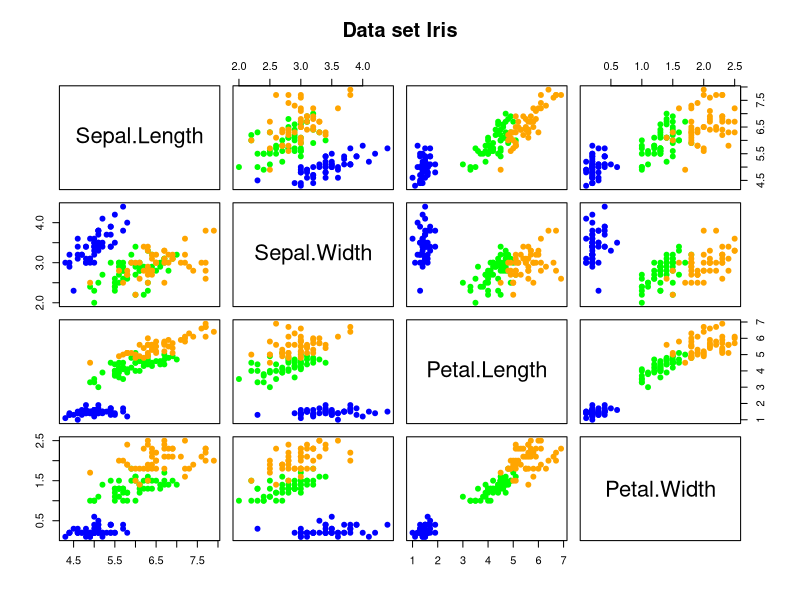
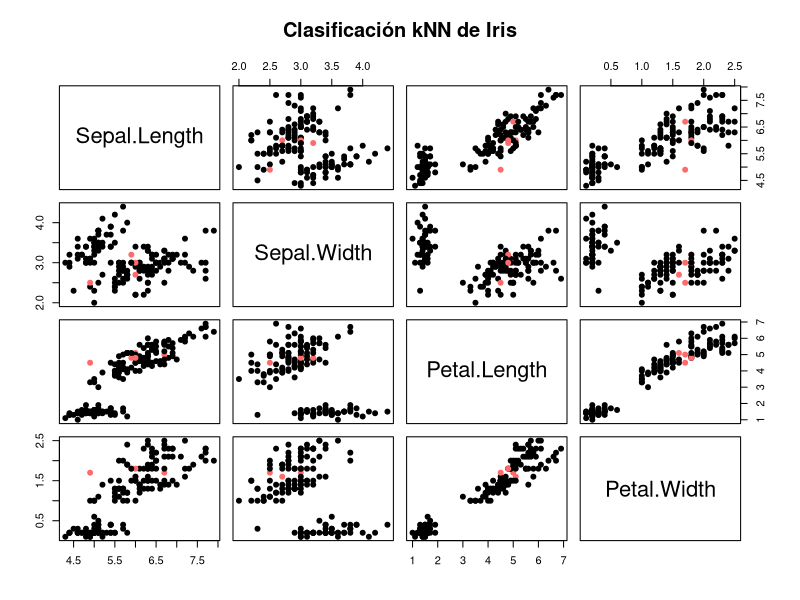

Write R code to recreate these figures, in order.

#______ kNN_______
#K-vecinos próximos

library(MASS)

# Cargar los datos iris

Z<-as.data.frame(iris)

# Definir la matriz de datos y la variable respuesta
# Con las clasificaciones
x<-Z[,1:4]
y<-Z[,5]

# Se definen las variables y observaciones
n<-nrow(x)
p<-ncol(x)

# Grafico scatter plot
# Creacion de un vector de colores
col.iris<-c("blue","green","orange")[y]
col.iris

pairs(x, main="Data set Iris", pch=19,col=col.iris)

#-----------------------
#         kNN
#-----------------------

library(class)

# Se fija una "semilla" para tener valores iguales
set.seed(1000)

# creacion de los ciclos
# para k=1 hasta k=20
# Selecciona el valor de k que tenga el error
# mas bajo.
# Inicialización de una lista vacia de tamaño 20
knn.class<-vector(mode="list",length=20)
knn.tables<-vector(mode="list", length=20)

# Clasificaciones erroneas
knn.mis<-matrix(NA, nrow=20, ncol=1)

for(k in 1:20){
  knn.class[[k]]<-knn.cv(x,y,k=k)
  knn.tables[[k]]<-table(y,knn.class[[k]])
  # la suma de las clasificaciones menos las correctas
  knn.mis[k]<- n-sum(y==knn.class[[k]])
}

knn.mis

# Numero optimo de k-vecinos
which(knn.mis==min(knn.mis))

knn.tables[[10]]
knn.tables[[18]]

# el mas eficiente es k=10
# se señala el k mas eficiente
k.opt<-10

knn.cv.opt<-knn.class[[k.opt]]
knn.cv.opt

# tabla de contingencia con las clasificaciones buenas y malas
knn.tables[[k.opt]]

# cantidad de observaciones mal clasificadas
knn.mis[k.opt]

# Error de clasificacion (MR)
knn.mis[k.opt]/n

# Grafico de clasificaciones correctas y erroneas
col.knn.iris<-c("indianred1","black")[1*(y==knn.cv.opt)+1]
pairs(x, main="Clasificación kNN de Iris",
      pch=19, col=col.knn.iris)
